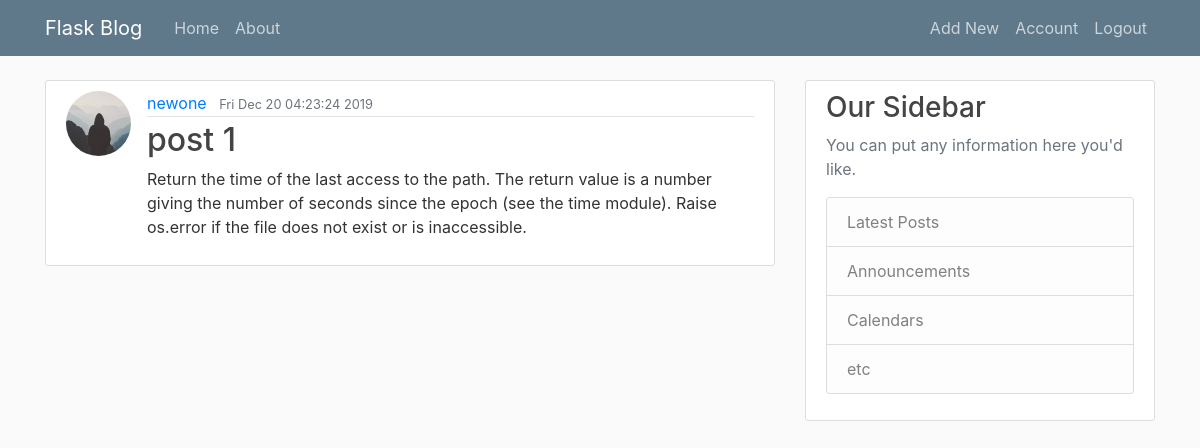
The app's page /post/1 (signed in) with its own data.
### flaskblog/models.py (models this page shows, shortened)
class User(db.Model, UserMixin):
    id = db.Column(db.Integer, primary_key=True)
    username = db.Column(db.String(20), unique=True, nullable=False)
    email = db.Column(db.String(120), unique=True, nullable=False)
    image_file = db.Column(db.String(60), nullable=False, default='default.jpg')
    password = db.Column(db.String(60), nullable=False)
    posts = db.relationship('Post', backref='author', lazy=True)

class Post(db.Model):
    id = db.Column(db.Integer, primary_key=True)
    title = db.Column(db.String(100), nullable=False)
    date_posted = db.Column(db.DateTime, nullable=False, default=datetime.now())
    content = db.Column(db.Text, nullable=False)
    user_id = db.Column(db.Integer, db.ForeignKey('user.id'), nullable=False)

### flaskblog/posts/routes.py (the view)
@posts.route('/post/<int:post_id>', methods=['GET','POST'])
@login_required
def post(post_id):
    post=Post.query.get_or_404(post_id)
    return render_template('post.html', title=post.title, post=post)

### flaskblog/models.py (called while the page is built)
@login_manager.user_loader
def load_user(user_id):
    return User.query.get(int(user_id))

### flaskblog/templates/post.html (shortened to what this page needs)
{% extends 'base.html' %}
{% block body %}
    <article class="media content-section">
        <img class="rounded-circle article-img" src="{{ url_for('static', filename='profile_pics/' + post.author.image_file) }}">
        <div class="media-body">
            <div class="article-metadata">
                <a class="mr-2" href="{{url_for('users.user_posts', username=post.author.username)}}">{{ post.author.username }}</a>
                <small class="text-muted">{{ post.date_posted.strftime('%c') }}</small>
            </div>
            <h2 class="article-title">{{ post.title }}</h2>
            <p class="article-content">{{ post.content }}</p>
        </div>
    </article>
{% endblock %}

### flaskblog/static/css/main.css (style rules this page uses)
body { height: 100%; width: 100%; background: #fafafa; color: #333333; margin-top: 5rem; }
h1, h2, h3, h4, h5, h6 { color: #444444; }
.content-section { background: #ffffff; padding: 10px 20px; border: 1px solid #dddddd; border-radius: 3px; margin-bottom: 20px; }
.article-title { color: #444444; }
.article-content { white-space: pre-line; }
.article-img { height: 65px; width: 65px; margin-right: 16px; }
.article-metadata { padding-bottom: 1px; margin-bottom: 4px; border-bottom: 1px solid #e3e3e3 }

### records on screen
User: image_file (placeholder picture), author.username "newone"
Post: date_posted "Fri Dec 20 04:23:24 2019", title "post 1", content "Return the time of the last access to the path. The return value is a number giving the number of seconds since the epoch (see the time module). Raise os.error if the file does not exist or is inaccessible."
